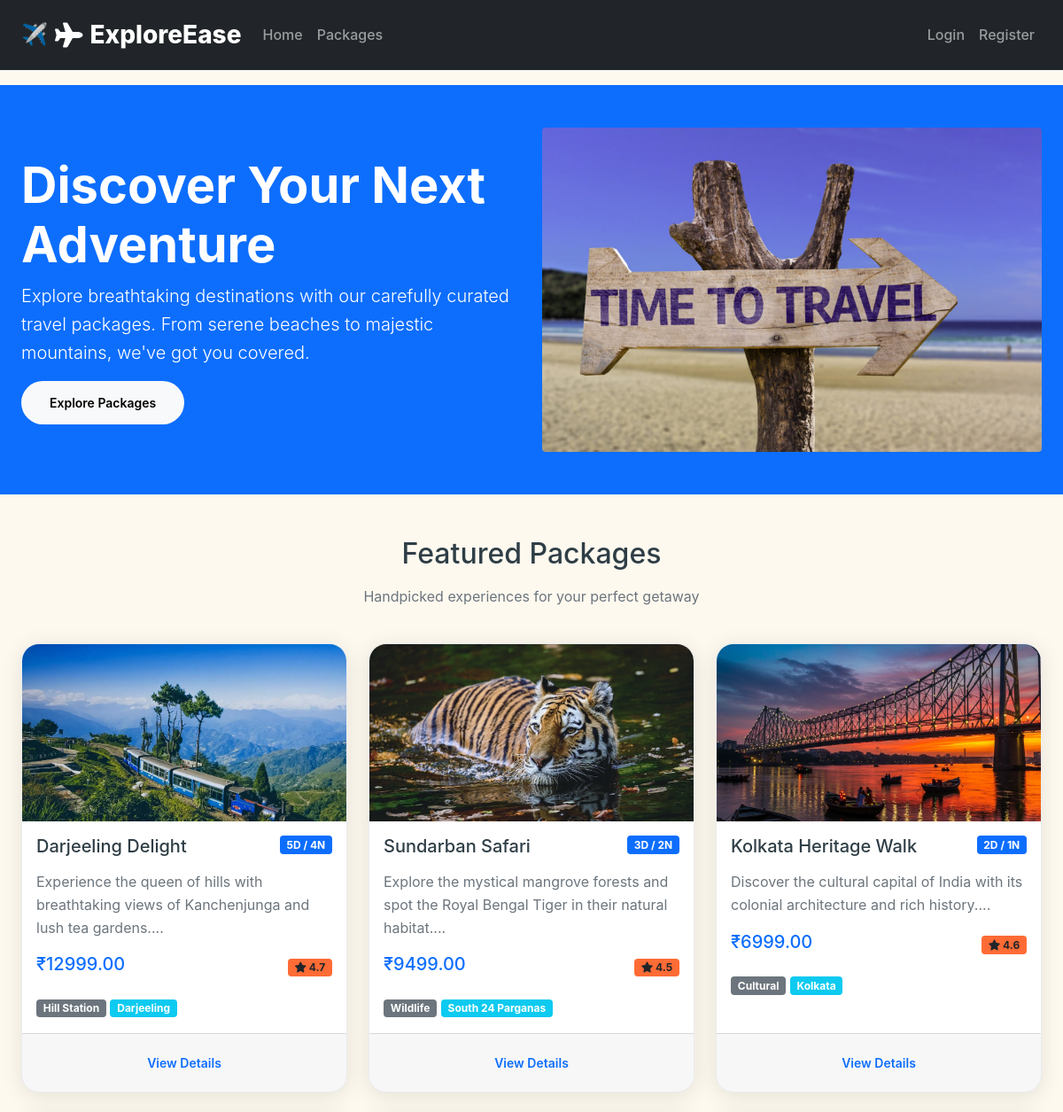
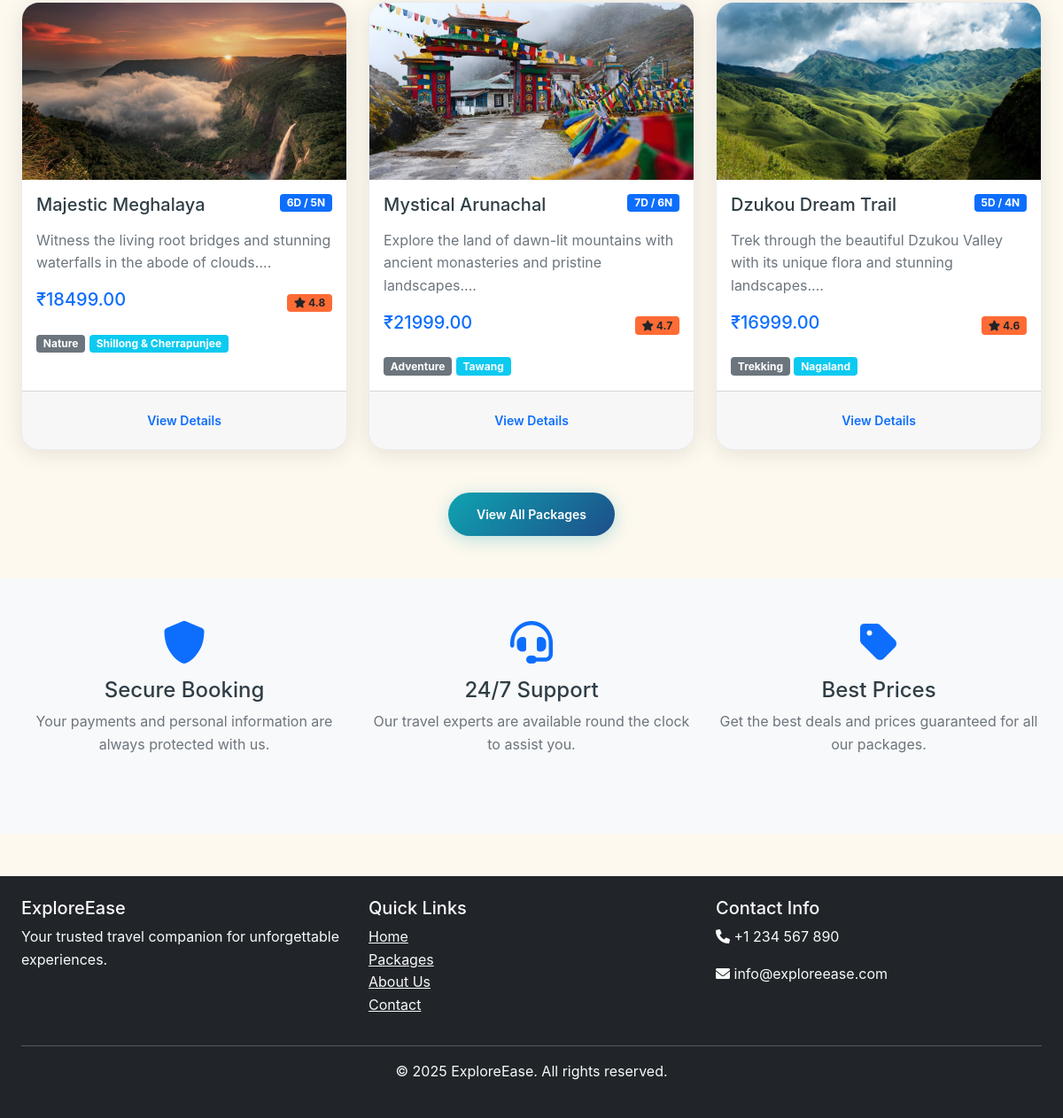
The page / on the database its author committed (2 pictures, top to bottom).
### tables this page shows
CREATE TABLE packages
                 (id INTEGER PRIMARY KEY AUTOINCREMENT,
                  name TEXT NOT NULL,
                  destination TEXT NOT NULL,
                  category TEXT NOT NULL,
                  duration TEXT NOT NULL,
                  price REAL NOT NULL,
                  rating REAL NOT NULL,
                  latitude REAL NOT NULL,
                  longitude REAL NOT NULL,
                  description TEXT NOT NULL,
                  image TEXT NOT NULL,
                  region TEXT NOT NULL,
                  itinerary TEXT NOT NULL,
                  inclusions TEXT NOT NULL,
                  available_slots INTEGER DEFAULT 50,
                  is_active BOOLEAN DEFAULT TRUE,
                  created_at DATETIME DEFAULT CURRENT_TIMESTAMP);

### app.py (the view)
@app.route('/')
def index():
    conn = sqlite3.connect('database.db')
    c = conn.cursor()
    c.execute('SELECT * FROM packages WHERE is_active = TRUE LIMIT 6')
    featured_packages = c.fetchall()
    conn.close()
    return render_template('index.html', packages=featured_packages)

### app.py (called while the page is built)
@app.context_processor
def inject_now():
    return {'now': datetime.now()}

@app.after_request
def add_header(response):
    response.headers['Cache-Control'] = 'no-cache, no-store, must-revalidate'
    response.headers['Pragma'] = 'no-cache'
    response.headers['Expires'] = '0'
    return response

@app.context_processor
def utility_processor():
    def format_date(date_value, fmt='%Y-%m-%d'):
        return safe_format_date(date_value, fmt)
    return {
        'now': datetime.now(),
        'format_date': format_date,
        'current_year': datetime.now().year
    }

### templates/index.html (shortened to what this page needs)
{% extends "base.html" %}
{% block content %}
<section class="hero-section bg-primary text-white py-5">
    <div class="container">
        <div class="row align-items-center">
            <div class="col-lg-6">
                <h1 class="display-4 fw-bold">Discover Your Next Adventure</h1>
                <p class="lead">Explore breathtaking destinations with our carefully curated travel packages. From serene beaches to majestic mountains, we've got you covered.</p>
                <a href="{{ url_for('packages') }}" class="btn btn-light btn-lg">Explore Packages</a>
            </div>
            <div class="col-lg-6">
                <img src="{{ url_for('static', filename='images/hero-travel.jpg') }}" alt="Travel" class="img-fluid rounded">
            </div>
        </div>
    </div>
</section>
<section class="py-5">
    <div class="container">
        <div class="row mb-4">
            <div class="col-12">
                <h2 class="text-center mb-3">Featured Packages</h2>
                <p class="text-center text-muted">Handpicked experiences for your perfect getaway</p>
            </div>
        </div>
        <div class="row">
            {% for package in packages %}
            <div class="col-lg-4 col-md-6 mb-4">
                <div class="card h-100 package-card">
                    <img src="{{ url_for('static', filename='images/' + package[10]) }}" class="card-img-top" alt="{{ package[1] }}" style="height: 200px; object-fit: cover;">
                    <div class="card-body">
                        <div class="d-flex justify-content-between align-items-start mb-2">
                            <h5 class="card-title">{{ package[1] }}</h5>
                            <span class="badge bg-primary">{{ package[4] }}</span>
                        </div>
                        <p class="card-text text-muted">{{ package[9][:100] }}...</p>
                        <div class="d-flex justify-content-between align-items-center">
                            <span class="h5 text-primary">₹{{ "%.2f"|format(package[5]) }}</span>
                            <span class="badge bg-warning text-dark">
                                <i class="fas fa-star"></i> {{ package[6] }}
                            </span>
                        </div>
                        <div class="mt-3">
                            <span class="badge bg-secondary">{{ package[3] }}</span>
                            <span class="badge bg-info">{{ package[2] }}</span>
                        </div>
                    </div>
                    <div class="card-footer">
                        <div class="d-grid gap-2">
                            <a href="{{ url_for('package_detail', package_id=package[0]) }}" class="btn btn-outline-primary">View Details</a>
                        </div>
                    </div>
                </div>
            </div>
            {% endfor %}
        </div>
        <div class="text-center mt-4">
            <a href="{{ url_for('packages') }}" class="btn btn-primary btn-lg">View All Packages</a>
        </div>
    </div>
</section>
<section class="bg-light py-5">
    <div class="container">
        <div class="row">
            <div class="col-md-4 text-center mb-4">
                <div class="feature-icon">
                    <i class="fas fa-shield-alt fa-3x text-primary mb-3"></i>
                </div>
                <h4>Secure Booking</h4>
                <p class="text-muted">Your payments and personal information are always protected with us.</p>
            </div>
            <div class="col-md-4 text-center mb-4">
                <div class="feature-icon">
                    <i class="fas fa-headset fa-3x text-primary mb-3"></i>
                </div>
                <h4>24/7 Support</h4>
                <p class="text-muted">Our travel experts are available round the clock to assist you.</p>
            </div>
            <div class="col-md-4 text-center mb-4">
                <div class="feature-icon">
                    <i class="fas fa-tag fa-3x text-primary mb-3"></i>
                </div>
                <h4>Best Prices</h4>
                <p class="text-muted">Get the best deals and prices guaranteed for all our packages.</p>
            </div>
        </div>
    </div>
</section>
{% endblock %}

### templates/base.html (shortened to what this page needs)
<!DOCTYPE html>
<html lang="en">
<head>
    <link href="https://cdn.jsdelivr.net/npm/bootstrap@5.1.3/dist/css/bootstrap.min.css" rel="stylesheet">
    <link rel="stylesheet" href="https://cdnjs.cloudflare.com/ajax/libs/font-awesome/6.0.0/css/all.min.css">
    <link rel="stylesheet" href="{{ url_for('static', filename='css/style.css') }}?v=1.1">
</head>
<body>
    <nav class="navbar navbar-expand-lg navbar-dark bg-dark">
        <div class="container">
            <a class="navbar-brand" href="{% if current_user.is_authenticated and current_user.is_admin %}{{ url_for('admin') }}{% else %}{{ url_for('index') }}{% endif %}">
                <i class="fas fa-plane"></i> ExploreEase
            </a>
            <div class="collapse navbar-collapse" id="navbarNav">
                <ul class="navbar-nav me-auto">
                    {% if current_user.is_authenticated %}
                        {% if current_user.is_admin %}
                            <li class="nav-item">
                                <a class="nav-link" href="{{ url_for('admin') }}">
                                    <i class="fas fa-tachometer-alt"></i> Dashboard
                                </a>
                            </li>
                            <li class="nav-item">
                                <a class="nav-link" href="{{ url_for('admin_packages') }}">
                                    <i class="fas fa-box"></i> Manage Packages
                                </a>
                            </li>
                            <li class="nav-item">
                                <a class="nav-link" href="{{ url_for('admin_refunds') }}">
                                    <i class="fas fa-undo"></i> Refund Requests
                                </a>
                            </li>
                            <li class="nav-item">
                                <a class="nav-link" href="{{ url_for('admin_users') }}">
                                    <i class="fas fa-users"></i> Manage Users
                                </a>
                            </li>
                        {% else %}
                            <li class="nav-item">
                                <a class="nav-link" href="{{ url_for('index') }}">Home</a>
                            </li>
                            <li class="nav-item">
                                <a class="nav-link" href="{{ url_for('packages') }}">Packages</a>
                            </li>
                            <li class="nav-item">
                                <a class="nav-link" href="{{ url_for('my_bookings') }}">My Bookings</a>
                            </li>
                            <li class="nav-item">
                                <a class="nav-link" href="{{ url_for('view_wishlist') }}">Wishlist</a>
                            </li>
                        {% endif %}
                    {% else %}
                        <li class="nav-item">
                            <a class="nav-link" href="{{ url_for('index') }}">Home</a>
                        </li>
                        <li class="nav-item">
                            <a class="nav-link" href="{{ url_for('packages') }}">Packages</a>
                        </li>
                    {% endif %}
                </ul>
                <ul class="navbar-nav">
                    {% if current_user.is_authenticated %}
                    <li class="nav-item dropdown">
                        <a class="nav-link dropdown-toggle" href="#" id="userDropdown" role="button" data-bs-toggle="dropdown">
                            <i class="fas fa-user"></i> {{ current_user.name }}
                            {% if current_user.is_admin %}
                                <span class="badge bg-warning ms-1">Admin</span>
                            {% endif %}
                        </a>
                        <ul class="dropdown-menu">
                            {% if not current_user.is_admin %}
                                <li><a class="dropdown-item" href="{{ url_for('my_bookings') }}">My Bookings</a></li>
                                <li><a class="dropdown-item" href="{{ url_for('view_wishlist') }}">Wishlist</a></li>
                                <li><hr class="dropdown-divider"></li>
                            {% endif %}
                            <li><a class="dropdown-item" href="{{ url_for('logout') }}">
                                <i class="fas fa-sign-out-alt"></i> Logout
                            </a></li>
                        </ul>
                    </li>
                    {% else %}
                    <li class="nav-item">
                        <a class="nav-link" href="{{ url_for('login') }}">Login</a>
                    </li>
                    <li class="nav-item">
                        <a class="nav-link" href="{{ url_for('register') }}">Register</a>
                    </li>
                    {% endif %}
                </ul>
            </div>
        </div>
    </nav>
    <main>
        {% block content %}{% endblock %}
    </main>
    <footer class="bg-dark text-light mt-5">
        <div class="container py-4">
            <div class="row">
                <div class="col-md-4">
                    <h5>ExploreEase</h5>
                    <p>Your trusted travel companion for unforgettable experiences.</p>
                </div>
                <div class="col-md-4">
                    <h5>Quick Links</h5>
                    <ul class="list-unstyled">
                        <li><a href="{{ url_for('index') }}" class="text-light">Home</a></li>
                        <li><a href="{{ url_for('packages') }}" class="text-light">Packages</a></li>
                        <li><a href="#" class="text-light">About Us</a></li>
                        <li><a href="#" class="text-light">Contact</a></li>
                    </ul>
                </div>
                <div class="col-md-4">
                    <h5>Contact Info</h5>
                    <p><i class="fas fa-phone"></i> +1 234 567 890</p>
                    <p><i class="fas fa-envelope"></i> info@exploreease.com</p>
                </div>
            </div>
            <hr>
            <div class="text-center">
                <p>&copy; {{ current_year }} ExploreEase. All rights reserved.</p>
            </div>
        </div>
    </footer>
</body>
</html>

### static/css/style.css (style rules this page uses)
:root { --ocean-teal: #0FA3B1; --deep-sapphire: #1D4E89; --sunset-orange: #FF6B35; --golden-sand: #F4D35E; --coral-blush: #ED6A5A; --forest-emerald: #2A9D8F; --warm-cream: #FEF9EF; --charcoal-gray: #2F3E46; --slate-blue: #457B9D; --soft-white: #FFFFFF; --light-gray: #F8F9FA; --medium-gray: #E9ECEF; --gradient-ocean: linear-gradient(135deg, var(--ocean-teal) 0%, var(--deep-sapphire) 100%); --gradient-sunset: linear-gradient(135deg, var(--sunset-orange) 0%, var(--golden-sand) 100%); --gradient-coral: linear-gradient(135deg, var(--coral-blush) 0%, var(--sunset-orange) 100%); --gradient-forest: linear-gradient(135deg, var(--forest-emerald) 0%, var(--ocean-teal) 100%); --gradient-hero: linear-gradient(135deg, rgba(15, 163, 177, 0.9) 0%, rgba(29, 78, 137, 0.9) 100%); --shadow-sm: 0 2px 12px rgba(0, 0, 0, 0.08); --shadow-md: 0 8px 30px rgba(0, 0, 0, 0.12); --shadow-lg: 0 15px 45px rgba(0, 0, 0, 0.15); --shadow-card: 0 4px 25px rgba(0, 0, 0, 0.1); --shadow-hover: 0 20px 60px rgba(0, 0, 0, 0.18); --radius-sm: 8px; --radius-md: 12px; --radius-lg: 16px; --radius-xl: 20px; }
* { margin: 0; padding: 0; box-sizing: border-box; }
body { font-family: 'Inter', -apple-system, BlinkMacSystemFont, 'Segoe UI', Roboto, sans-serif; line-height: 1.6; color: var(--charcoal-gray); background-color: var(--warm-cream); overflow-x: hidden; }
.container { max-width: 1280px; margin: 0 auto; padding: 0 1.5rem; }
.navbar { background: rgba(255, 255, 255, 0.98); backdrop-filter: blur(15px); padding: 1rem 0; position: fixed; top: 0; width: 100%; z-index: 1000; border-bottom: 1px solid var(--medium-gray); transition: all 0.3s ease; }
.navbar-brand { font-size: 1.75rem; font-weight: 800; color: var(--ocean-teal); text-decoration: none; display: flex; align-items: center; gap: 0.5rem; }
.navbar-brand::before { content: "✈️"; font-size: 1.5rem; }
.nav-link { color: var(--charcoal-gray); text-decoration: none; padding: 0.75rem 1.25rem; border-radius: 50px; transition: all 0.3s ease; font-weight: 500; position: relative; }
.btn { display: inline-flex; align-items: center; justify-content: center; gap: 0.5rem; padding: 0.875rem 2rem; border: none; border-radius: 50px; font-weight: 600; text-decoration: none; text-align: center; cursor: pointer; transition: all 0.3s ease; font-size: 0.875rem; position: relative; overflow: hidden; }
.btn::before { content: ''; position: absolute; top: 0; left: -100%; width: 100%; height: 100%; background: linear-gradient(90deg, transparent, rgba(255,255,255,0.2), transparent); transition: left 0.5s; }
.btn-primary { background: var(--gradient-ocean); color: white; box-shadow: 0 4px 20px rgba(15, 163, 177, 0.3); }
.package-card { background: var(--soft-white); border-radius: var(--radius-xl); box-shadow: var(--shadow-card); transition: all 0.4s cubic-bezier(0.175, 0.885, 0.32, 1.275); overflow: hidden; position: relative; border: 1px solid var(--medium-gray); height: 100%; }
.badge.bg-warning { background: var(--sunset-orange) !important; border-color: var(--sunset-orange); color: var(--charcoal-gray); }
body { padding-top: 80px; }
.navbar { background: rgba(255, 255, 255, 0.98); backdrop-filter: blur(15px); padding: 1rem 0; position: fixed; top: 0; width: 100%; z-index: 1000; border-bottom: 1px solid var(--medium-gray); transition: all 0.3s ease; height: 80px; }
html { scroll-behavior: smooth; }

### rows shown on the page
packages: image (picture), name "Darjeeling Delight", duration "5D / 4N", description "Experience the queen of hills with breathtaking views of Kanchenjunga and lush tea gardens.", price "12999.00", rating "4.7", category "Hill Station", destination "Darjeeling"
packages: image (picture), name "Sundarban Safari", duration "3D / 2N", description "Explore the mystical mangrove forests and spot the Royal Bengal Tiger in their natural habitat.", price "9499.00", rating "4.5", category "Wildlife", destination "South 24 Parganas"
packages: image (picture), name "Kolkata Heritage Walk", duration "2D / 1N", description "Discover the cultural capital of India with its colonial architecture and rich history.", price "6999.00", rating "4.6", category "Cultural", destination "Kolkata"
packages: image (picture), name "Majestic Meghalaya", duration "6D / 5N", description "Witness the living root bridges and stunning waterfalls in the abode of clouds.", price "18499.00", rating "4.8", category "Nature", destination "Shillong & Cherrapunjee"
packages: image (picture), name "Mystical Arunachal", duration "7D / 6N", description "Explore the land of dawn-lit mountains with ancient monasteries and pristine landscapes.", price "21999.00", rating "4.7", category "Adventure", destination "Tawang"
packages: image (picture), name "Dzukou Dream Trail", duration "5D / 4N", description "Trek through the beautiful Dzukou Valley with its unique flora and stunning landscapes.", price "16999.00", rating "4.6", category "Trekking", destination "Nagaland"
